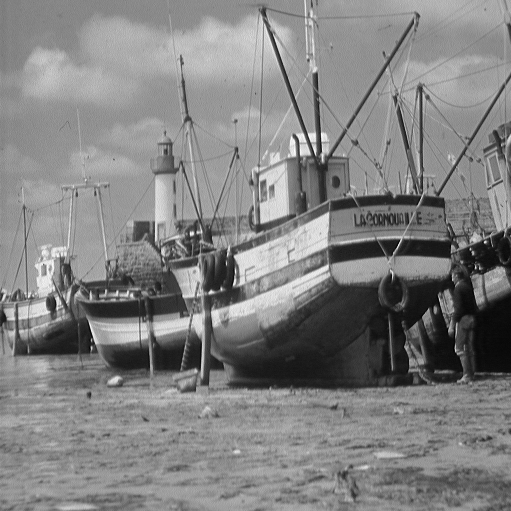
#> input picture Practicas/practica5/images/boat.511.tiff, 511 x 511 px
$ python ejercicio5.py
#> lines starting #> are read from the running program, lines starting #| are printed output that depends on the picture; after the words box and inside, x2 and y2 are one past the last pixel; in counts of white or black regions, pixels touching at a corner belong together
"""
En el ejemplo 4 de teoría se muestra cómo aplicar un filtro de paso bajo y un filtro de paso
alto sobre una imagen para una frecuencia de corte dada. Modifica una copia de dicho programa
para que, a partir de dos frecuencias de corte dadas, por ejemplo, 40 y 100, cree un filtro de
paso bajo, un filtro de paso banda y un filtro de paso alto. Debes mostrar por pantalla los tres
filtros diseñados, los resultados de aplicar los mismos a la transformada de Fourier, y la
transformada inversa de las frecuencias seleccionadas en cada caso, es decir, debes mostrar
los resultados de forma similar a como se hace en el ejemplo, pero teniendo en cuenta que ahora
tendrás tres filtros en lugar de dos.

Para terminar, debes sumar los resultados de las tres transformadas inversas para obtener una
sola imagen. Comprueba con la función np.allclose que la imagen obtenida tras sumar los tres
resultados es exactamente la misma que la imagen original. ¿A qué propiedad de la transformada
de Fourier se debe este resultado?
"""

import skimage as ski
import matplotlib.pyplot as plt
import numpy as np
import scipy
import scipy.fft as fft

class Filtros():
    def __init__(self, imagen, radio=100):
        self.imagen = imagen
        self.FTimagen_centrada = None
        self.radio = radio

    def crear_circulo_centrado(self):
        filas = np.matrix(list(range(self.imagen.shape[0]))).T - self.imagen.shape[0] // 2
        cols = np.matrix(list(range(self.imagen.shape[1]))) - self.imagen.shape[1] // 2
        indices_dentro = np.power(filas, 2) + np.power(cols, 2) < self.radio ** 2
        circulo = np.zeros(self.imagen.shape)
        circulo[indices_dentro] = 1
        return circulo

    def filtro_paso_bajo(self):
        return self.crear_circulo_centrado()

    def filtro_paso_alto(self):
        return 1 - self.filtro_paso_bajo()

    def filtro_paso_banda(self):
        return self.crear_circulo_centrado() - self.crear_circulo_centrado()

    def calcular_transformada(self, filtro):
        FTimagen = fft.fft2(self.imagen)
        self.FTimagen_centrada = fft.fftshift(FTimagen)
        FT_imagen_filtrada = self.FTimagen_centrada * filtro
        imagen_filtrada = fft.ifft2(fft.ifftshift(FT_imagen_filtrada))
        imagen_filtrada_real = np.real(imagen_filtrada)
        imagen_filtrada_imag = np.imag(imagen_filtrada)
        if not np.allclose(imagen_filtrada_imag, np.zeros(self.imagen.shape)):
            print("Warning. Algo no está yendo bien!!")
        return imagen_filtrada_real

    def mostrar_resultados(self):
        fig, axs = plt.subplots(2, 4, layout="constrained")
        axs[0, 0].imshow(self.imagen, cmap=plt.cm.gray)
        axs[0, 1].imshow(self.filtro_paso_bajo(), cmap=plt.cm.gray)
        axs[0, 2].imshow(np.log(np.absolute(self.calcular_transformada(self.filtro_paso_bajo())) + 1), cmap=plt.cm.gray)
        axs[0, 3].imshow(self.calcular_transformada(self.filtro_paso_bajo()), cmap=plt.cm.gray)

        axs[1, 0].imshow(np.log(np.absolute(self.FTimagen_centrada) + 1), cmap=plt.cm.gray)
        axs[1, 1].imshow(self.filtro_paso_alto(), cmap=plt.cm.gray)
        axs[1, 2].imshow(np.log(np.absolute(self.calcular_transformada(self.filtro_paso_alto())) + 1), cmap=plt.cm.gray)
        axs[1, 3].imshow(self.calcular_transformada(self.filtro_paso_alto()), cmap=plt.cm.gray)

        for a in axs.ravel():
            a.set_axis_off()
        plt.show()

    def sumar_resultados(self):
        suma = self.calcular_transformada(self.filtro_paso_bajo()) + self.calcular_transformada(self.filtro_paso_alto()) + self.calcular_transformada(self.filtro_paso_banda())
        print("¿Obtenemos el mismo resultado?", np.allclose(suma, self.imagen))

        fig, axs = plt.subplots(1, 2, layout="constrained")
        axs[0].imshow(suma, cmap=plt.cm.gray)
        axs[1].imshow(self.imagen, cmap=plt.cm.gray)

        for a in axs.ravel():
            a.set_axis_off()

        plt.show()

def crear_filtros(imagen, radio1, radio2):
    """
    Crea los filtros de paso bajo, paso alto y paso banda para una imagen dada.
    """
    filtro1 = Filtros(imagen, radio1)
    filtro2 = Filtros(imagen, radio2)

    filtro_bajo = filtro1.filtro_paso_bajo()
    filtro_banda = filtro2.filtro_paso_bajo() - filtro1.filtro_paso_bajo()
    filtro_alto = filtro2.filtro_paso_alto()
    mostrar_filtros(filtro_bajo, filtro_banda, filtro_alto)

    filtro_bajo_fft = filtro1.calcular_transformada(filtro_bajo)
    filtro_banda_fft = filtro2.calcular_transformada(filtro_banda)
    filtro_alto_fft = filtro2.calcular_transformada(filtro_alto)
    mostrar_filtros(filtro_bajo_fft, filtro_banda_fft, filtro_alto_fft)

    filtro_bajo_fft_vis = np.log(np.absolute(filtro_bajo_fft) + 1)
    filtro_banda_fft_vis = np.log(np.absolute(filtro_banda_fft) + 1)
    filtro_alto_fft_vis = np.log(np.absolute(filtro_alto_fft) + 1)
    mostrar_filtros(filtro_bajo_fft_vis, filtro_banda_fft_vis, filtro_alto_fft_vis)

    suma_imgs = filtro_bajo_fft + filtro_banda_fft + filtro_alto_fft
    print("¿Obtenemos el mismo resultado?", np.allclose(suma_imgs, imagen))
    mostrar_filtros(suma_imgs, imagen, imagen)


def mostrar_filtros(filtro_bajo, filtro_banda, filtro_alto):
    """
    Muestra los filtros de paso bajo, paso alto y paso banda.
    """
    fig, axs = plt.subplots(1, 3, layout="constrained")
    axs[0].imshow(filtro_bajo, cmap=plt.cm.gray)
    axs[1].imshow(filtro_banda, cmap=plt.cm.gray)
    axs[2].imshow(filtro_alto, cmap=plt.cm.gray)

    for a in axs.ravel():
        a.set_axis_off()

    plt.show()

def main():
    imagen = ski.io.imread("images/boat.511.tiff")
#> imagen is the input picture: shape (511, 511); min 0, max 255, mean 129.7
    imagen = ski.util.img_as_float(imagen)

    radio1 = 40
    radio2 = 100

    crear_filtros(imagen, radio1, radio2)
#> in crear_filtros, `filtro_bajo = filtro1.filtro_paso_bajo()`:
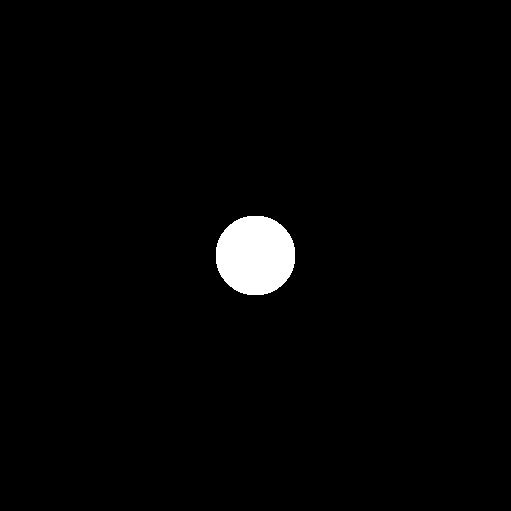
#> filtro_bajo: shape (511, 511) float64; values 0 (black) and 1 (white), 1.9% white; 1 white region, box (x1, y1, x2, y2) and area: (216, 216, 295, 295) 5013
#> in crear_filtros, `filtro_banda = filtro2.filtro_paso_bajo() - filtro1.filtro_paso_bajo()`: filtro_banda: shape (511, 511) float64; values 0 (black) and 1 (white), 10.1% white; 1 white region, box (x1, y1, x2, y2) and area: (156, 156, 355, 355) 26384
#> in crear_filtros, `filtro_alto = filtro2.filtro_paso_alto()`:
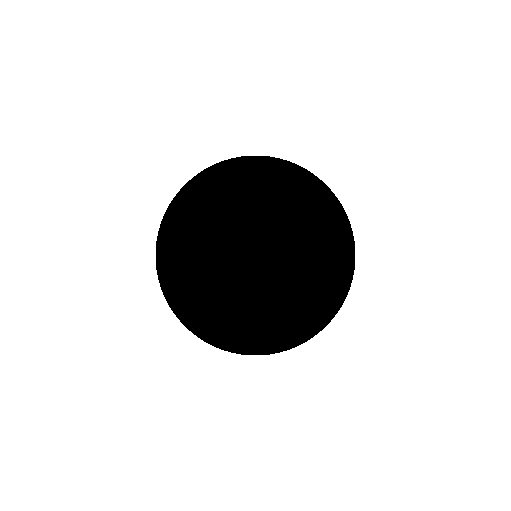
#> filtro_alto: shape (511, 511) float64; values 0 (black) and 1 (white), 88% white; 1 black region, box (x1, y1, x2, y2) and area: (156, 156, 355, 355) 31397
#> in mostrar_filtros, `plt.show()`:
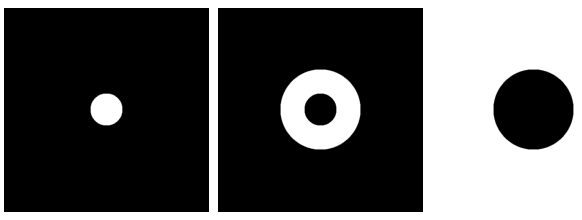
#> figure drawn by matplotlib, 3 panels
#> in calcular_transformada (call 3), `imagen_filtrada_real = np.real(imagen_filtrada)`:
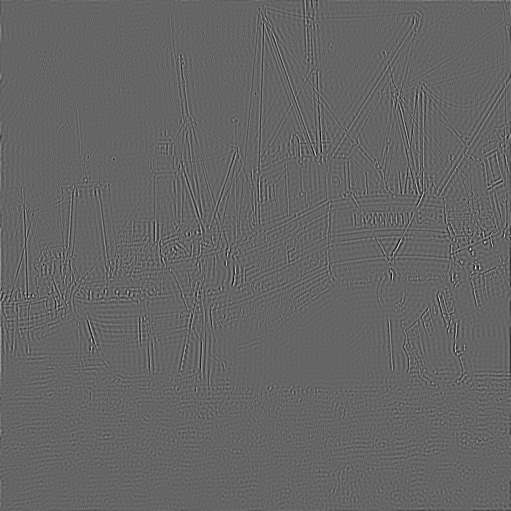
#> imagen_filtrada_real: shape (511, 511) float64; min -0.34, max 0.512, mean -1.53e-19; drawn with min black and max white
#> in calcular_transformada (call 3), `imagen_filtrada_imag = np.imag(imagen_filtrada)`:
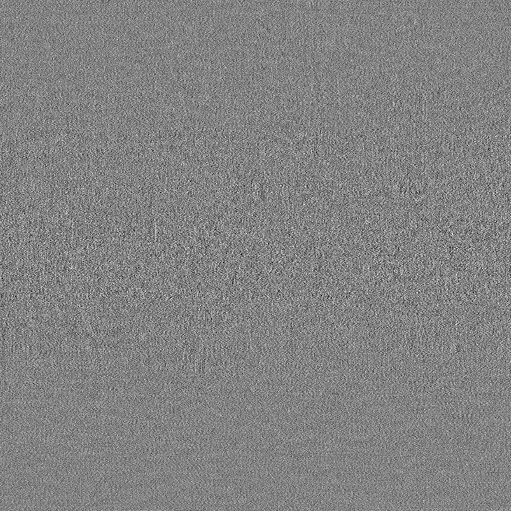
#> imagen_filtrada_imag: shape (511, 511) float64; min -4.01e-17, max 3.8e-17, mean 1.13e-36; drawn with min black and max white
#> in crear_filtros, `filtro_bajo_fft_vis = np.log(np.absolute(filtro_bajo_fft) + 1)`:
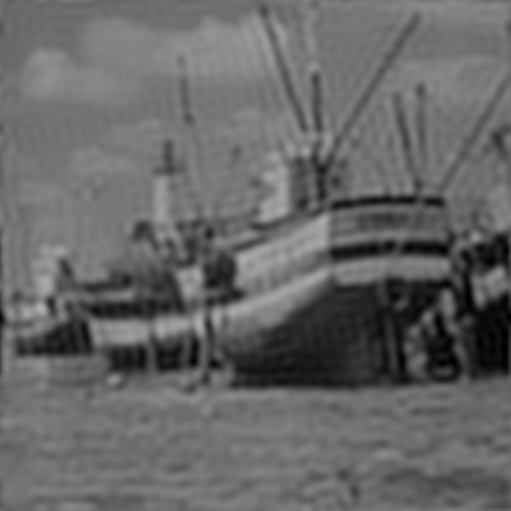
#> filtro_bajo_fft_vis: shape (511, 511) float64; min 0.000165, max 0.702, mean 0.404
#> in crear_filtros, `filtro_alto_fft_vis = np.log(np.absolute(filtro_alto_fft) + 1)`:
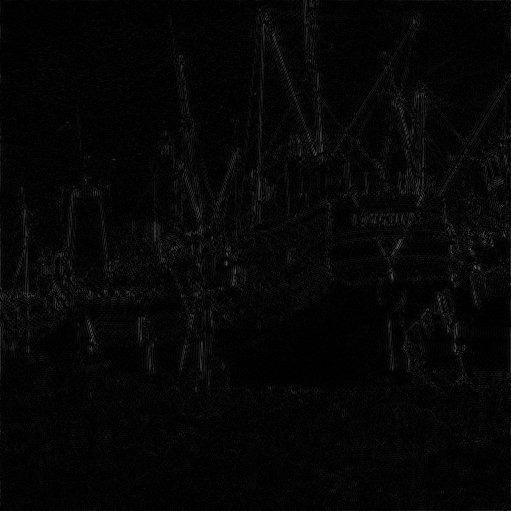
#> filtro_alto_fft_vis: shape (511, 511) float64; min 5.33e-07, max 0.413, mean 0.0234
#| ¿Obtenemos el mismo resultado? True


if __name__ == "__main__":
    main()

$ run again, with Practicas/practica5/images/Einstein.png saved as Practicas/practica5/images/boat.511.tiff
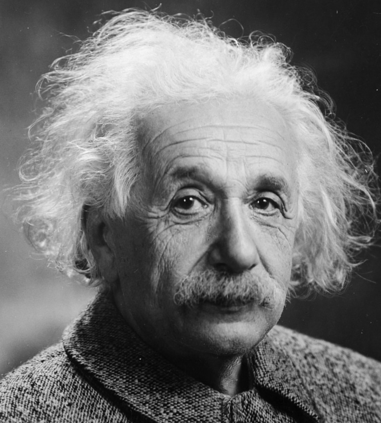
#> input picture Practicas/practica5/images/Einstein.png, 381 x 423 px
#> in main, imagen is the input picture: shape (423, 381); min 3, max 246, mean 114
#> in crear_filtros, `filtro_bajo = filtro1.filtro_paso_bajo()`:
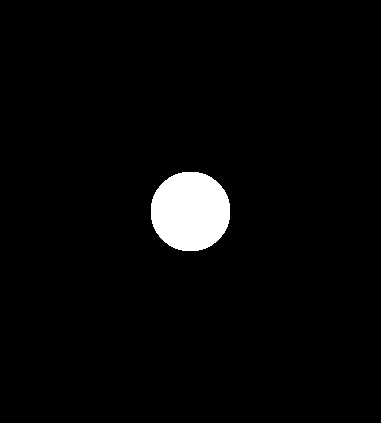
#> filtro_bajo: shape (423, 381) float64; values 0 (black) and 1 (white), 3.1% white; 1 white region, box (x1, y1, x2, y2) and area: (151, 172, 230, 251) 5013
#> filtro_banda: shape (423, 381) float64; values 0 (black) and 1 (white), 16.4% white; 1 white region, box (x1, y1, x2, y2) and area: (91, 112, 290, 311) 26384
#> filtro_alto: shape (423, 381) float64; values 0 (black) and 1 (white), 80.5% white; 1 black region, box (x1, y1, x2, y2) and area: (91, 112, 290, 311) 31397
#> in crear_filtros, `filtro_alto_fft_vis = np.log(np.absolute(filtro_alto_fft) + 1)`:
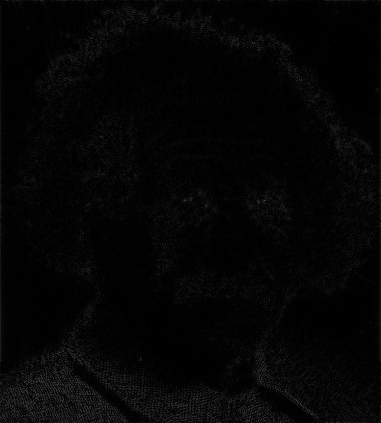
#> filtro_alto_fft_vis: shape (423, 381) float64; min 1.38e-07, max 0.318, mean 0.0201
#| ¿Obtenemos el mismo resultado? True

$ run again, with Practicas/practica5/images/Marilyn.png saved as Practicas/practica5/images/boat.511.tiff
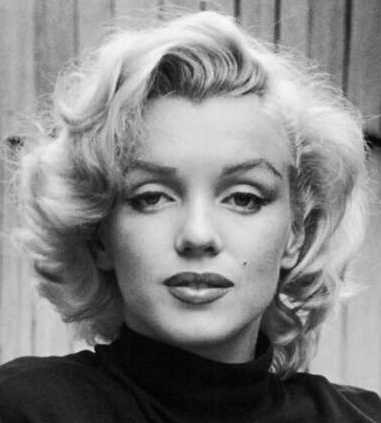
#> input picture Practicas/practica5/images/Marilyn.png, 381 x 423 px
#> in main, imagen is the input picture: shape (423, 381); min 0, max 249, mean 134.2
#> in crear_filtros, `filtro_bajo = filtro1.filtro_paso_bajo()`:
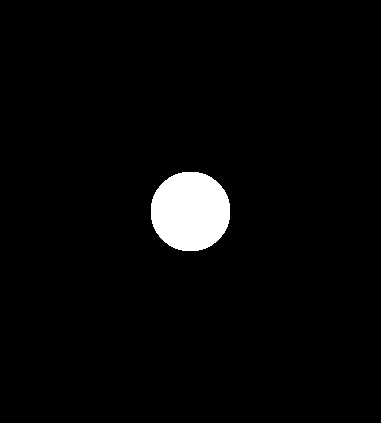
#> filtro_bajo: shape (423, 381) float64; values 0 (black) and 1 (white), 3.1% white; 1 white region, box (x1, y1, x2, y2) and area: (151, 172, 230, 251) 5013
#> filtro_banda: shape (423, 381) float64; values 0 (black) and 1 (white), 16.4% white; 1 white region, box (x1, y1, x2, y2) and area: (91, 112, 290, 311) 26384
#> filtro_alto: shape (423, 381) float64; values 0 (black) and 1 (white), 80.5% white; 1 black region, box (x1, y1, x2, y2) and area: (91, 112, 290, 311) 31397
#> in crear_filtros, `filtro_alto_fft_vis = np.log(np.absolute(filtro_alto_fft) + 1)`:
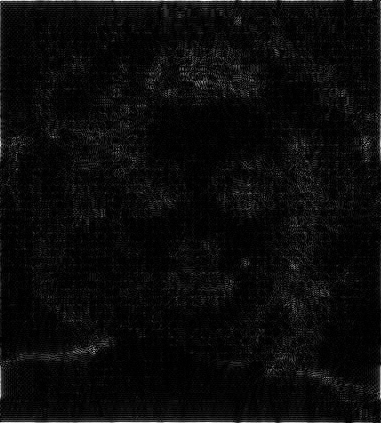
#> filtro_alto_fft_vis: shape (423, 381) float64; min 6.46e-08, max 0.187, mean 0.00838; drawn with min black and max white
#| ¿Obtenemos el mismo resultado? True
